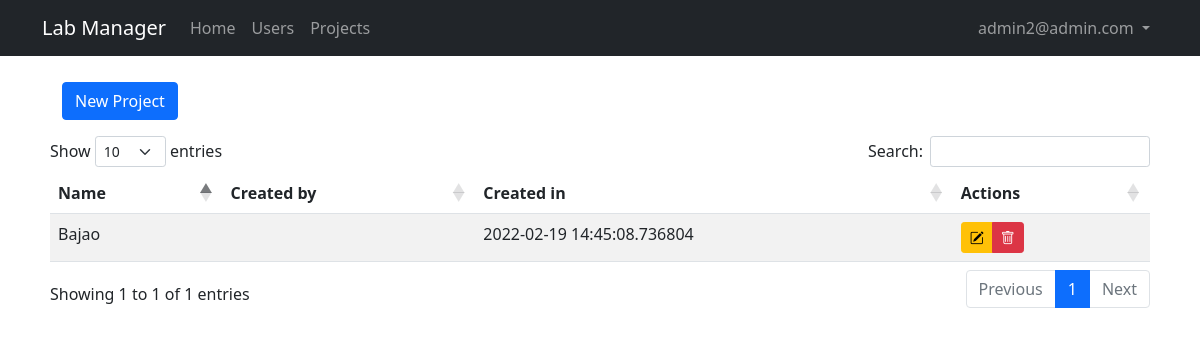
Before: /admin/projects (signed in) with the older database file.
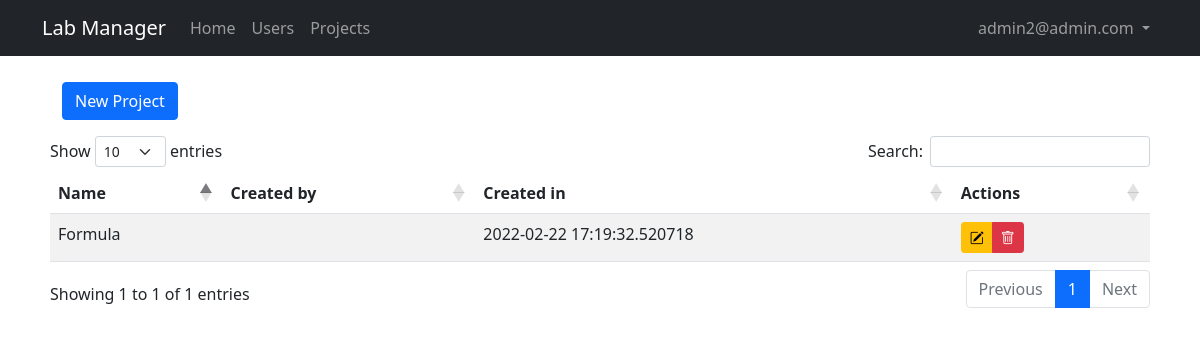
After: the same page with the newer database file.
### lab_manager/models.py (models this page shows, shortened)
class User(db.Model, UserMixin):
    id = db.Column(db.Integer, primary_key = True)
    email = db.Column(db.String(50), unique = True)
    name = db.Column(db.String(150))
    password = db.Column(db.String(128))
    date_created = db.Column(db.DateTime, default = datetime.utcnow)
    biometry = db.Column(db.Boolean, default = False, nullable = False)
    project = db.Column(db.Integer, db.ForeignKey('project.id'), nullable = False)
    grr = db.Column(db.Integer, unique = True)
    course = db.Column(db.String(50))
    approved_by = db.Column(db.Integer)
    date_approved = db.Column(db.DateTime, default = datetime.utcnow)
    approved = db.Column(db.Boolean, default = False, nullable = False)
    admin = db.Column(db.Boolean, default = False, nullable = False)

class Project(db.Model):
    id = db.Column(db.Integer, primary_key = True)
    name = db.Column(db.String(150), unique = True)
    date_created = db.Column(db.DateTime, default = datetime.utcnow)
    active = db.Column(db.Boolean, default=True, nullable=False)
    created_by = db.Column(db.Integer, db.ForeignKey('user.id'))

### lab_manager/admin/routes.py (the view)
@admin.route("/admin/projects")
@admin_only
def projects():
    projects = Project.query
    return render_template('admin/projects.jinja2', title = "Projects", projects=projects, user=current_user)

### lab_manager/__init__.py (called while the page is built)
def create_app(config_class=Config):
    app = Flask(__name__)
    app.config.from_object(Config)
    db.init_app(app)
    from lab_manager.main.routes import main
    app.register_blueprint(main)
    from lab_manager.users.routes import users
    app.register_blueprint(users)
    from lab_manager.admin.routes import admin
    app.register_blueprint(admin)
    from .models import User, Project
    initialize_database(app)
    login_manager.init_app(app)
    @login_manager.user_loader
    def load_user(id):
        return User.query.get(int(id))
    return app

### lab_manager/admin/routes.py (called while the page is built)
def admin_only(func):
    @wraps(func)
    def wrapper(*args, **kwargs):
        if current_user.is_anonymous:
            flash("You should be logged in to see this page!", "warning")
            return redirect(url_for('admin.login'))
        if not current_user.admin:
            abort(403)
        return func(*args, **kwargs)
    return wrapper

### lab_manager/templates/admin/projects.jinja2 (shortened to what this page needs)
{% extends "layout.jinja2" %}
{% block content %}
<div class="container btn-header">
    <button type="button" class="btn btn-primary" data-bs-toggle="modal" data-bs-target="#addProjectModal">New Project</button>
    <br>
</div>
<table id="data" class="table table-striped">
<thead>
    <tr>
        <th>Name</th>
        <th>Created by</th>
        <th>Created in</th>
        <th>Actions</th>
    </tr>
</thead>
<tbody>
    {% for project in projects %}
    <tr>
        <td>{{ project.name }}</td>
        <td>{{ project.created_by.email }}</td>
        <td>{{ project.date_created }}</td>
        <td>
            <div class="btn-group" role="group" aria-label="Basic mixed styles example">
                <button type="button" class="btn btn-warning btn-sm" data-bs-toggle="modal" data-bs-target="#editProjectModal{{project.id}}"><i class="bi bi-pencil-square"></i></button>
                <a class="btn btn-danger btn-sm" href="{{url_for('admin.remove_project', id=project.id)}}"><i class="bi bi-trash"></i></a>
            </div>
        </td>
    </tr>
    {% endfor %}
</tbody>
</table>
{% endblock content %}

### lab_manager/templates/layout.jinja2 (shortened to what this page needs)
<!DOCTYPE html>
<html lang="en">
<head>
    <link href="https://cdn.jsdelivr.net/npm/bootstrap@5.1.3/dist/css/bootstrap.min.css" rel="stylesheet">
    <link rel="stylesheet" type="text/css" href="https://cdn.datatables.net/1.10.25/css/dataTables.bootstrap5.css">
    <link rel="stylesheet" href="https://cdn.jsdelivr.net/npm/bootstrap-icons@1.8.1/font/bootstrap-icons.css">
    <link rel="stylesheet" type="text/css" href="{{ url_for('static', filename='main.css') }}">
</head>
<body>
    <nav class="navbar navbar-expand-md navbar-dark bg-dark">
        <div class="container">
            <a class="navbar-brand mr-4" href="/">Lab Manager</a>
            <div class="collapse navbar-collapse" id="navbar">
                <div class="navbar-nav me-auto mb-2 mb-lg-0">
                    <a href="/" class="nav-item nav-link">Home</a>
                    {% if user.is_authenticated and user.admin==True %}
                        <a href="{{url_for('admin.users')}}" class="nav-item nav-link">Users</a>
                        <a href="{{url_for('admin.projects')}}" class="nav-item nav-link">Projects</a>
                    {% endif %}
                </div>
                <div class="navbar-nav">
                    {% if user.is_authenticated and user.admin==False %}
                        <li class="nav-item dropdown">
                            <a class="nav-link dropdown-toggle" href="#" id="navbarDropdown" role="button" data-bs-toggle="dropdown" aria-expanded="false"> {{user.email}} </a>
                            <ul class="dropdown-menu dropdown-menu-end" aria-labelledby="navbarDropdown">
                                <li><a class="dropdown-item" href="{{url_for('users.profile')}}">Profile</a></li>
                                <li><hr class="dropdown-divider"></li>
                                <li><a class="dropdown-item" href="{{url_for('users.logout')}}">Logout</a></li>
                            </ul>
                        </li>
                    {% elif user.is_authenticated and user.admin==True %}
                        <li class="nav-item dropdown">
                            <a class="nav-link dropdown-toggle" href="#" id="navbarDropdown" role="button" data-bs-toggle="dropdown" aria-expanded="false"> {{user.email}} </a>
                        </li>
                    {% else %}
                        <a href="{{url_for('users.login')}}" class="nav-item nav-link">Login</a>
                        <a href="{{url_for('users.register')}}" class="nav-item nav-link">Sign Up</a>
                    {% endif %}
                </div>
            </div>
        </div>
    </nav>
    <main class="container full-page" role="main">
        {% block content %}{% endblock content %}
    </main>
</body>
</html>

### lab_manager/static/main.css (style rules this page uses)
.full-page { background: #ffffff; padding: 10px 20px; margin-bottom: 20px; margin-top: 1rem; }
.btn-header { margin-bottom: 1rem; }

Changed rows visible on the page:
removed Project: name "Bajao", date_created "2022-02-19 14:45:08.736804"
added Project: name "Formula", date_created "2022-02-22 17:19:32.520718"
